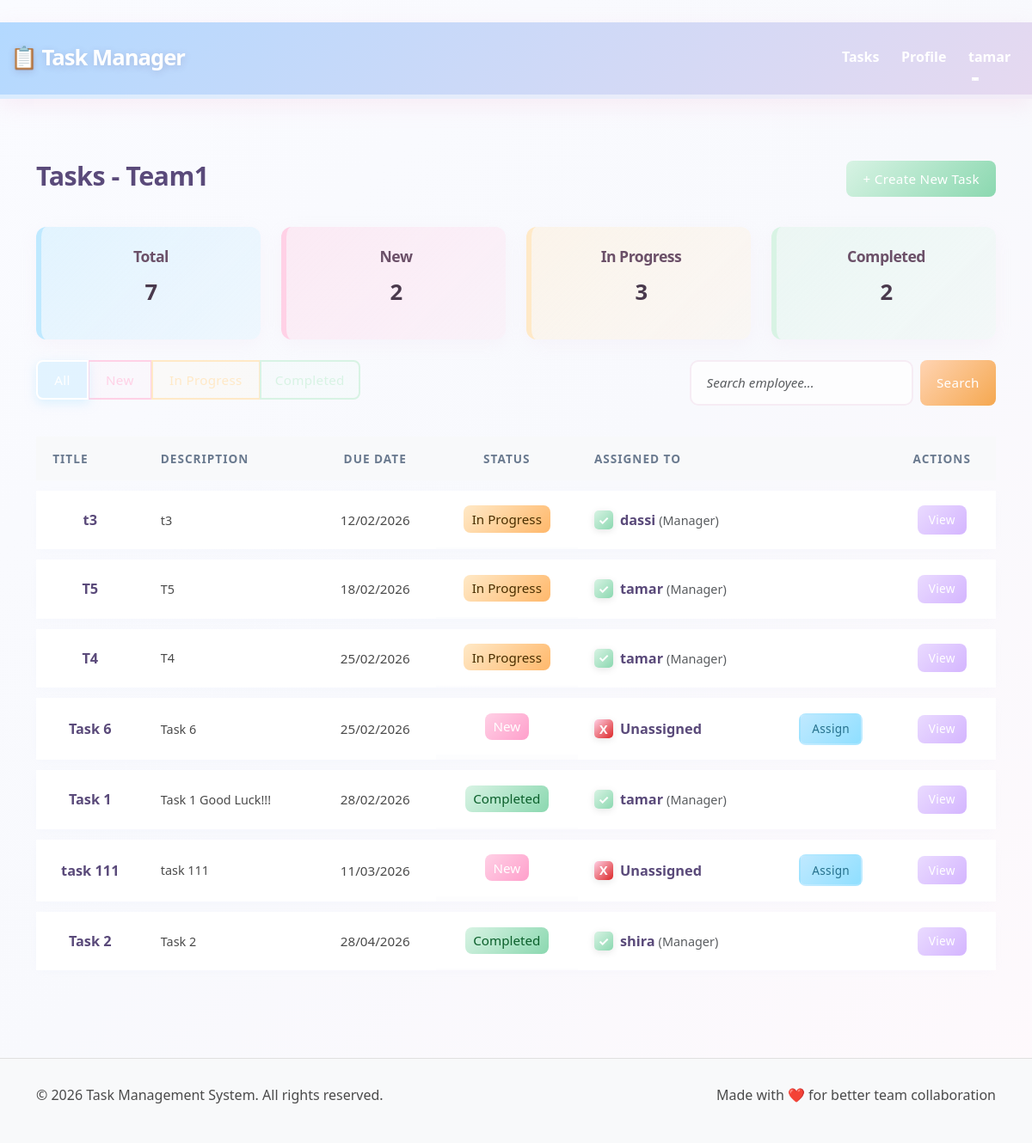
The app's page /tasks/ (signed in), older data.
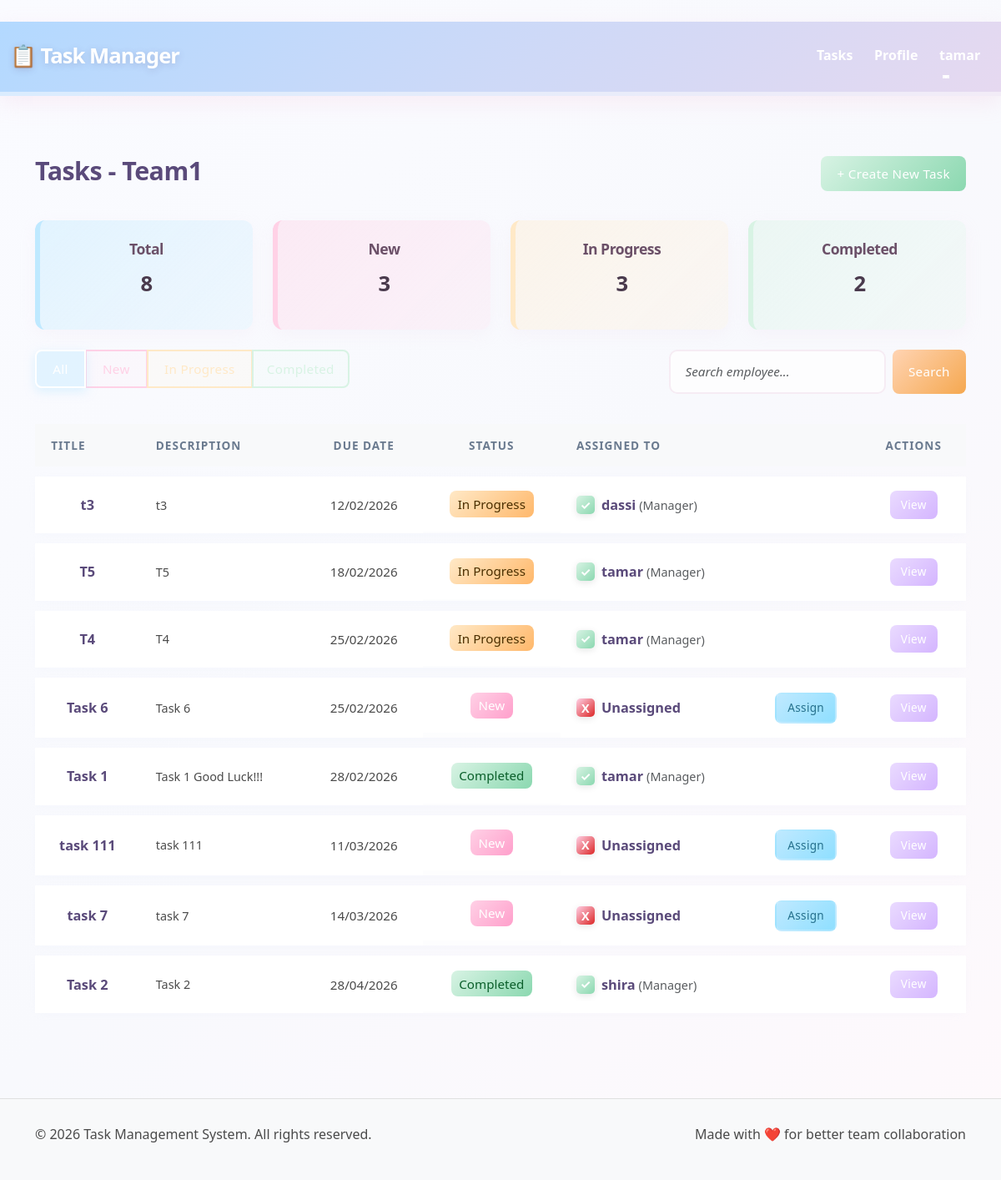
The same page, newer data.
### App1/models.py (models this page shows, shortened)
class CustomUser(AbstractUser):
    ROLE_CHOICES = [
        ('Manager', 'Manager'),
        ('Employee', 'Employee'),
    ]
    team = models.ForeignKey(Team, on_delete=models.SET_NULL, null=True, blank=True, related_name='members')
    role = models.CharField(max_length=10, choices=ROLE_CHOICES, default='Employee')

class Team(models.Model):
    name = models.CharField(max_length=100, unique=True)
    class Meta:
        verbose_name = "Team"
        verbose_name_plural = "Teams"

class Task(models.Model):
    STATUS_CHOICES = [
        ('New', 'New'),
        ('In Progress', 'In Progress'),
        ('Completed', 'Completed'),
    ]
    title = models.CharField(max_length=200)
    description = models.TextField()
    due_date = models.DateField()
    status = models.CharField(max_length=20, choices=STATUS_CHOICES, default='New')
    team = models.ForeignKey(Team, on_delete=models.CASCADE, related_name='tasks')
    assigned_to = models.ForeignKey(CustomUser, on_delete=models.SET_NULL, null=True, blank=True, related_name='assigned_tasks')
    class Meta:
        verbose_name = "Task"
        verbose_name_plural = "Tasks"
        ordering = ['due_date'] #חוסך מיון לפי תאריך

### App1/views.py (the view, shortened to what this page needs)
# urls.py: path('tasks/', views.task_list, name='task_list'),
@login_required(login_url='login')
def task_list(request):
    user = request.user
    team = user.team
    if not team:
        return redirect('profile_setup')
    tasks = Task.objects.filter(team=team).order_by('due_date')
    status_filter = request.GET.get('status')
    if status_filter:
        tasks = tasks.filter(status=status_filter)
    assigned_filter = (request.GET.get('assigned') or '').strip()
    team_members = CustomUser.objects.filter(team=team).order_by('username')
    assigned_display = ''
    assigned_query = ''
    if assigned_query:
        if assigned_query == '__unassigned__':
            tasks = tasks.filter(assigned_to__isnull=True)
        else:
            tasks = tasks.filter(assigned_to__username__icontains=assigned_query, assigned_to__team=team)
    task_summary = {
        'total': tasks.count(),
        'new': tasks.filter(status='New').count(),
        'in_progress': tasks.filter(status='In Progress').count(),
        'completed': tasks.filter(status='Completed').count(),
    }
    context = {
        'tasks': tasks,
        'team': team,
        'user': user,
        'current_status_filter': status_filter,
        'assigned_filter': assigned_filter,
        'assigned_display': assigned_display,
        'team_members': team_members,
        'task_summary': task_summary,
    }
    return render(request, 'tasks/task_list.html', context)

### App1/templates/tasks/task_list.html (shortened to what this page needs)
﻿{% extends 'base.html' %}
{% load static %}
{% block content %}
<div class="container mt-5">
    <div class="row mb-4">
        <div class="col-md-8">
            <h2>Tasks - {{ team.name }}</h2>
        </div>
        <div class="col-md-4 text-end">
            {% if user.role == 'Manager' %}
                <a href="{% url 'create_task' %}" class="btn btn-success">+ Create New Task</a>
            {% endif %}
        </div>
    </div>
    <div class="row mb-4">
        <div class="col-md-3">
            <div class="card text-center summary-card summary-total">
                <div class="card-body">
                    <h6 class="card-title summary-title">Total</h6>
                    <h3 class="summary-value">{{ task_summary.total }}</h3>
                </div>
            </div>
        </div>
        <div class="col-md-3">
            <div class="card text-center summary-card summary-new">
                <div class="card-body">
                    <h6 class="card-title summary-title">New</h6>
                    <h3 class="summary-value">{{ task_summary.new }}</h3>
                </div>
            </div>
        </div>
        <div class="col-md-3">
            <div class="card text-center summary-card summary-progress">
                <div class="card-body">
                    <h6 class="card-title summary-title">In Progress</h6>
                    <h3 class="summary-value">{{ task_summary.in_progress }}</h3>
                </div>
            </div>
        </div>
        <div class="col-md-3">
            <div class="card text-center summary-card summary-completed">
                <div class="card-body">
                    <h6 class="card-title summary-title">Completed</h6>
                    <h3 class="summary-value">{{ task_summary.completed }}</h3>
                </div>
            </div>
        </div>
    </div>
    <div class="row mb-4">
        <div class="col-md-8">
            <div class="btn-group" role="group">
                <a href="{% url 'task_list' %}{% if assigned_filter %}?assigned={{ assigned_filter }}{% endif %}" class="btn btn-outline-all {% if not current_status_filter %}active{% endif %}">All</a>
                <a href="{% url 'task_list' %}?{% if assigned_filter %}assigned={{ assigned_filter }}&{% endif %}status=New" class="btn btn-outline-new {% if current_status_filter == 'New' %}active{% endif %}">New</a>
                <a href="{% url 'task_list' %}?status=In+Progress" class="btn btn-outline-progress "></a>
                <a href="{% url 'task_list' %}?{% if assigned_filter %}assigned={{ assigned_filter }}&{% endif %}status=Completed" class="btn btn-outline-success {% if current_status_filter == 'Completed' %}active{% endif %}">Completed</a>
            </div>
        </div>
        <div class="col-md-4">
            <form method="get" class="d-flex" role="search">
                <input list="employees" name="assigned" class="form-control me-2" placeholder="Search employee..." value="{{ assigned_display }}">
                <button type="submit" class="btn btn-secondary">Search</button>
            </form>
        </div>
    </div>
    <div class="row">
        <div class="col-md-12">
            {% if tasks %}
                <table class="table table-hover">
                    <thead class="table-light">
                        <tr>
                            <th class="text-start">Title</th>
                            <th class="text-start">Description</th>
                            <th class="text-center">Due Date</th>
                            <th class="text-center">Status</th>
                            <th class="text-start">Assigned To</th>
                            <th class="text-center"></th>
                            <th class="text-center">Actions</th>
                        </tr>
                    </thead>
                    <tbody>
                        {% for task in tasks %}
                            <tr>
                                <td class="align-middle text-center"><strong>{{ task.title }}</strong></td>
                                <td class="align-middle text-start">
                                    <small>
                                        {% if task.description|length > 50 %}
                                            {{ task.description|truncatewords:8 }}
                                        {% else %}
                                            {{ task.description }}
                                        {% endif %}
                                    </small>
                                </td>
                                <td class="align-middle text-center">{{ task.due_date|date:"d/m/Y" }}</td>
                                <td class="align-middle text-center status-column nowrap">
                                    {% if task.status == 'New' %}
                                        <span class="status-new">{{ task.status }}</span>
                                    {% elif task.status == 'In Progress' %}
                                        <span class="status-inprogress">{{ task.status }}</span>
                                    {% else %}
                                        <span class="status-completed">{{ task.status }}</span>
                                    {% endif %}
                                </td>
                                <td class="align-middle ps-3 nowrap">
                                    {% if task.assigned_to %}
                                        <div class="assigned-inline">
                                            <span class="badge-indicator assigned">✓</span>
                                            <span><strong>{{ task.assigned_to.username }}</strong> <small class="text-muted">({{ task.assigned_to.role }})</small></span>
                                        </div>
                                    {% else %}
                                        <div class="assigned-inline">
                                            <span class="badge-indicator unassigned">X</span>
                                            <span><strong>Unassigned</strong></span>
                                        </div>
                                    {% endif %}
                                </td>
                                <td class="align-middle text-center">
                                    {% if not task.assigned_to %}
                                        <a href="{% url 'associate_task' task.id %}" class="btn btn-pastel-blue btn-sm">Assign</a>
                                    {% endif %}
                                </td>
                                <td class="align-middle text-center">
                                    <div class="d-flex justify-content-center">
                                            <a href="{% url 'task_detail' task.id %}" class="btn btn-sm btn-purple mx-1">View</a>
                                    </div>
                                </td>
                            </tr>
                        {% endfor %}
                    </tbody>
                </table>
            {% endif %}
        </div>
    </div>
</div>
{% endblock %}

### App1/templates/base.html (shortened to what this page needs)
{% load static %}
<!DOCTYPE html>
<html lang="en">
<head>
    <link href="https://cdn.jsdelivr.net/npm/bootstrap@5.3.0/dist/css/bootstrap.min.css" rel="stylesheet">
    <link href="{% static 'css/style.css' %}" rel="stylesheet">
</head>
<body>
    <nav class="navbar navbar-expand-lg navbar-dark bg-primary">
        <div class="container-fluid">
            <a class="navbar-brand" href="{% url 'home' %}">📋 Task Manager</a>
            <div class="collapse navbar-collapse" id="navbarNav">
                <ul class="navbar-nav ms-auto">
                    {% if user.is_authenticated %}
                        <li class="nav-item">
                            <a class="nav-link" href="{% url 'task_list' %}">Tasks</a>
                        </li>
                        <li class="nav-item">
                            <a class="nav-link" href="{% url 'profile_detail' %}">Profile</a>
                        </li>
                        <li class="nav-item dropdown">
                            <a class="nav-link dropdown-toggle" href="#" id="userDropdown" role="button" data-bs-toggle="dropdown">
                                {{ user.username }}
                            </a>
                        </li>
                    {% endif %}
                </ul>
            </div>
        </div>
    </nav>
    <main class="py-4">
        {% block content %}{% endblock %}
    </main>
    <footer>
        <div class="container">
            <div class="row">
                <div class="col-md-6">
                    <p>&copy; 2026 Task Management System. All rights reserved.</p>
                </div>
                <div class="col-md-6 text-end">
                    <p>Made with ❤️ for better team collaboration</p>
                </div>
            </div>
        </div>
    </footer>
</body>
</html>

### App1/templates/base.html (style rules this page uses)
.btn { border-radius: 0.5rem; font-weight: 500; }
footer { background-color: #f8f9fa; border-top: 1px solid #e0e0e0; margin-top: 50px; padding: 30px 0; }

Row changes from the older to the newer data that the page shows:
added Task: title "task 7", description "task 7", due_date "14/03/2026", status "New", shows "X", shows "Assign"
Text that changed along with them:
{{ task_summary.total }}: "7" → "8"
{{ task_summary.new }}: "2" → "3"
